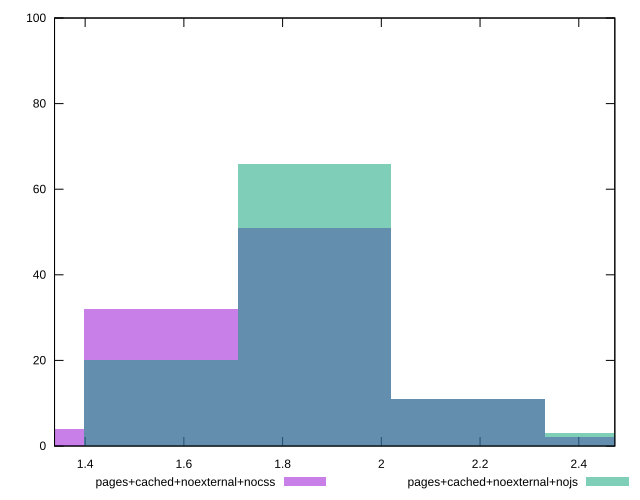

Generate this figure with gnuplot:
reset

$pagesCachedNoexternalNocss <<EOF
1.86467872190143 51
1.5538989349178585 32
2.1754585088850016 11
2.4862382958685734 2
1.2431191479342867 4
EOF

$pagesCachedNoexternalNojs <<EOF
1.5538989349178585 20
1.86467872190143 66
2.1754585088850016 11
2.4862382958685734 3
EOF

set key outside below
set boxwidth 0.31077978698357167
set xrange [1.338:2.473]
set yrange [0:100]
set trange [0:100]
set style fill transparent solid 0.5 noborder
set terminal svg size 640, 500 enhanced background rgb 'white'
set output "report_00008_2021-01-22T20:58:29.167/server-response-time/comparison/histogram/9_vs_10.svg"

plot $pagesCachedNoexternalNocss title "pages+cached+noexternal+nocss" with boxes, \
     $pagesCachedNoexternalNojs title "pages+cached+noexternal+nojs" with boxes

reset
